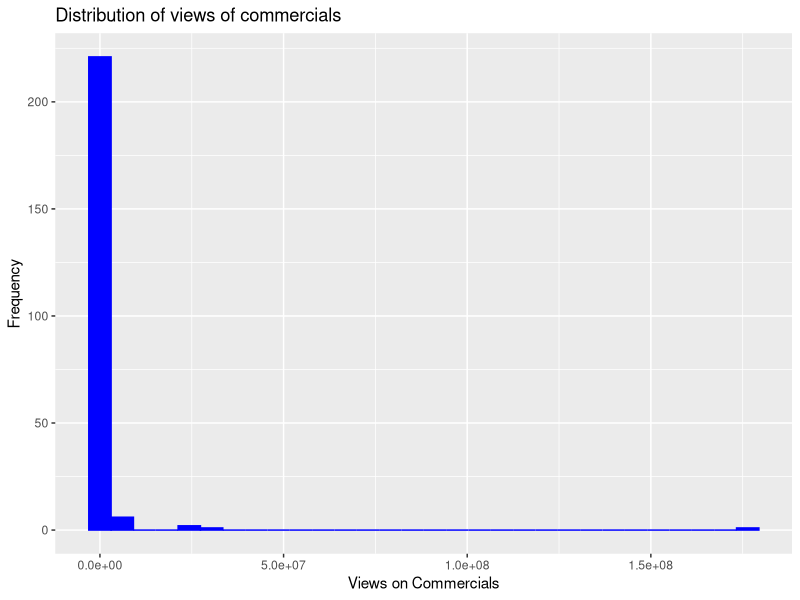
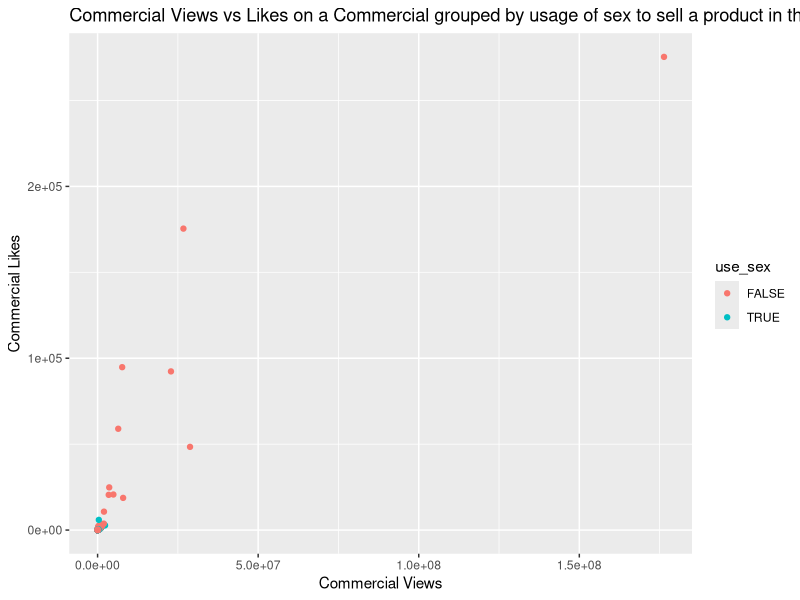
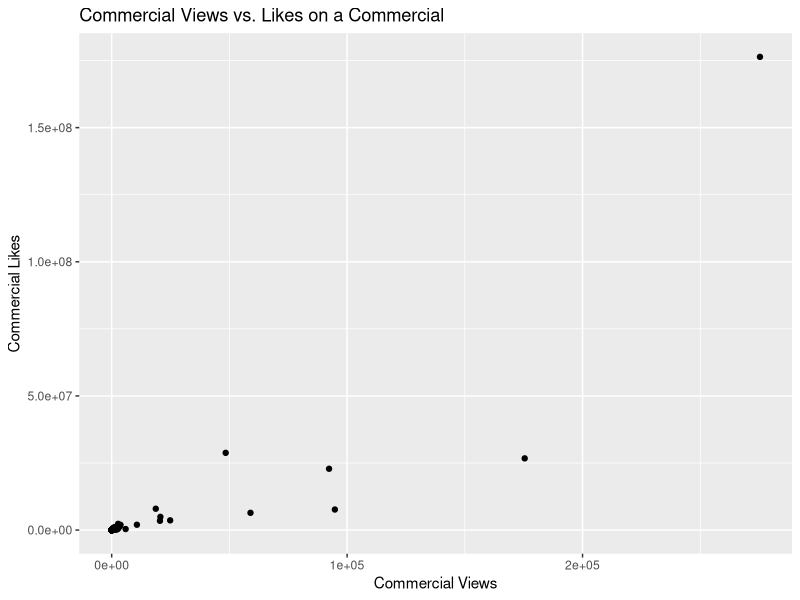
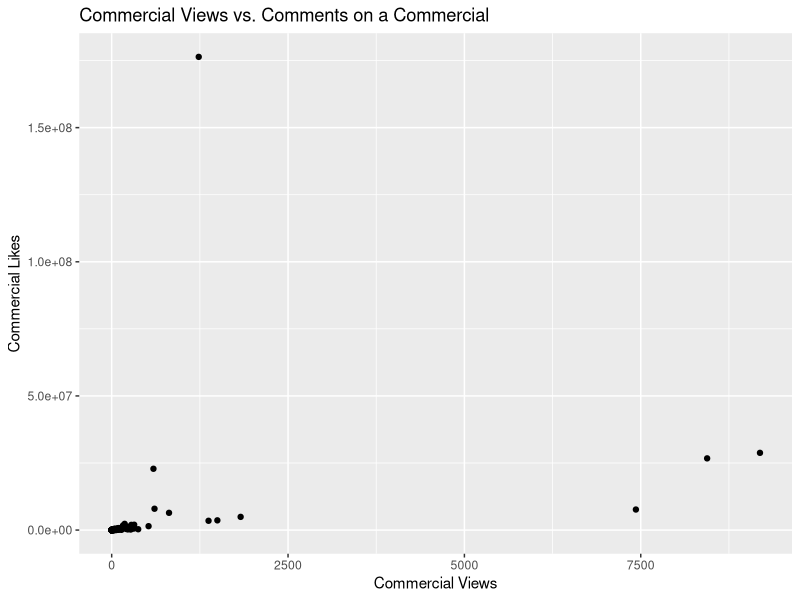
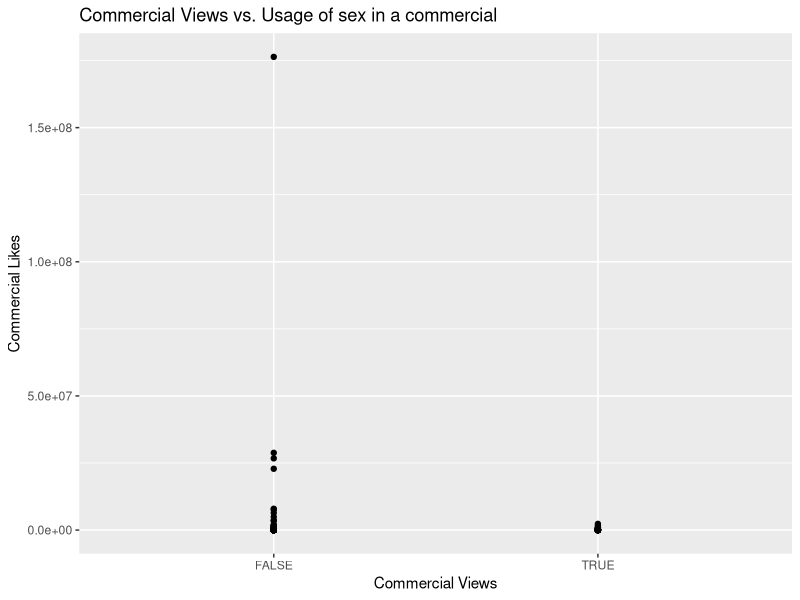
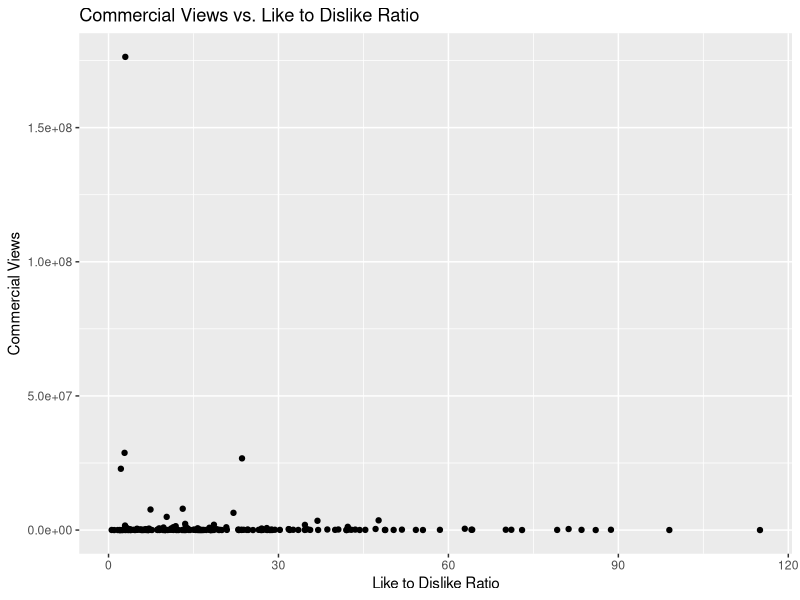

Reproduce these figures in R, in order.
## ---- chunk 1
superbowl <- read.csv("Project1_SuperBowlAds.csv")
## ---- chunk 2
library(ggplot2)
ggplot(superbowl, aes(x = view_count)) + geom_histogram(col = "blue", fill = "blue") + labs(title = "Distribution of views of commercials", x = "Views on Commercials", y = "Frequency")
## ---- chunk 3
ggplot(superbowl, aes(x = view_count, y = like_count, color = use_sex)) + geom_point() + labs(title = "Commercial Views vs Likes on a Commercial grouped by usage of sex to sell a product in the commercial", x = "Commercial Views", y = "Commercial Likes")
## ---- chunk 4
ggplot(superbowl, aes(y = view_count, x = like_count)) + geom_point() + labs(title = "Commercial Views vs. Likes on a Commercial", x = "Commercial Views", y = "Commercial Likes")
ggplot(superbowl, aes(y = view_count, x = comment_count)) + geom_point() + labs(title = "Commercial Views vs. Comments on a Commercial", x = "Commercial Views", y = "Commercial Likes")
superbowl$use_sex = as.factor(superbowl$use_sex)
ggplot(superbowl, aes(y = view_count, x = use_sex)) + geom_point() + labs(title = "Commercial Views vs. Usage of sex in a commercial", x = "Commercial Views", y = "Commercial Likes")

superbowl = na.omit(superbowl)
## ---- chunk 5
superbowl$likedislikeratio = superbowl$like_count / superbowl$dislike_count
superbowl <- na.omit(superbowl)

stat <- superbowl[superbowl$likedislikeratio != Inf, ]
ggplot(stat, aes(x = likedislikeratio, y = view_count)) + geom_point() + labs(title = "Commercial Views vs. Like to Dislike Ratio", x = "Like to Dislike Ratio", y = "Commercial Views")
